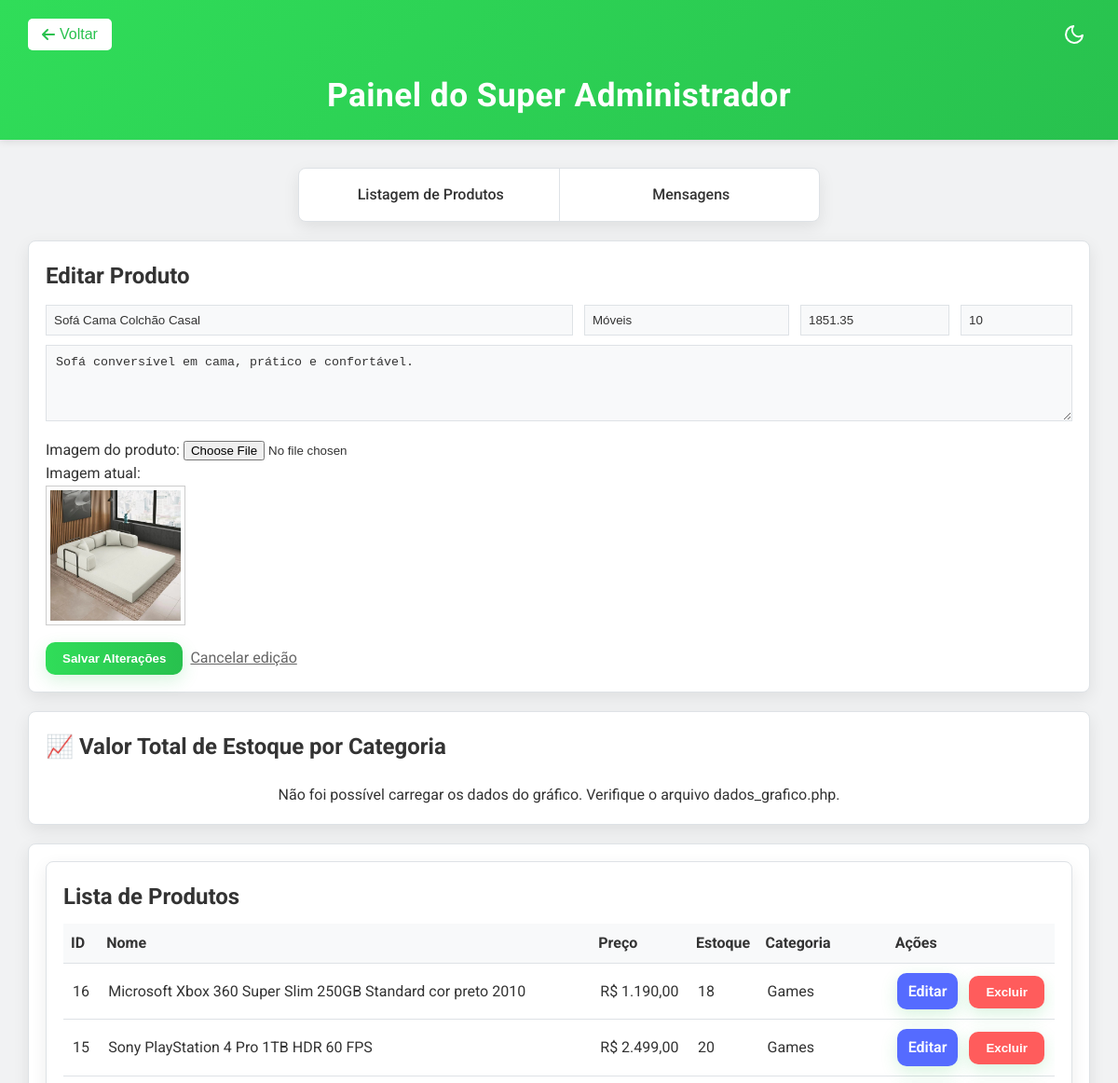
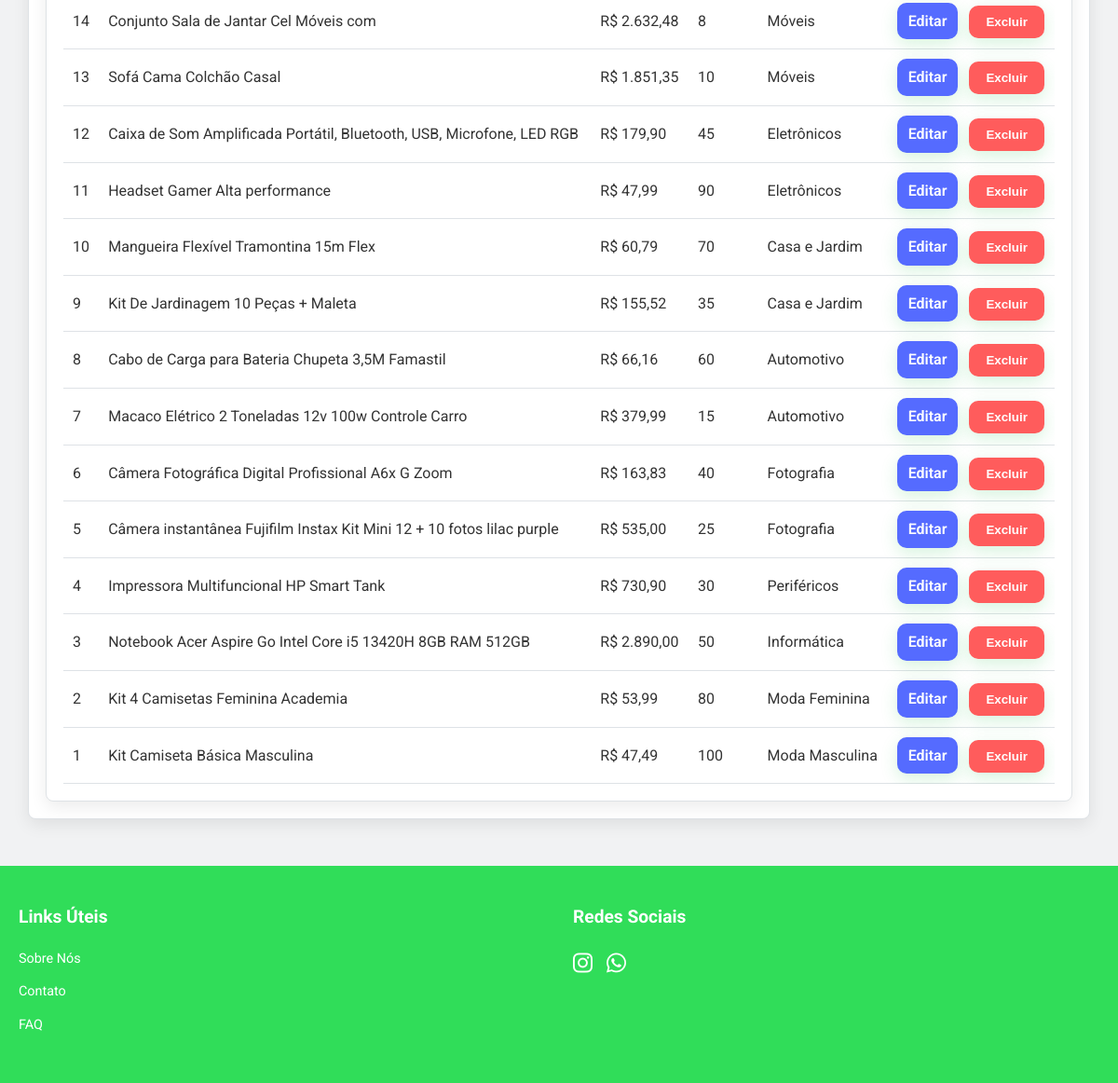
The page /paginas/super-administrador.php?editar=13 (signed in) on the database its author committed (2 pictures, top to bottom).
### tables this page shows
CREATE TABLE `produtos` (
  `id` int(11) NOT NULL,
  `nome` varchar(100) NOT NULL,
  `descricao` text DEFAULT NULL,
  `preco` decimal(10,2) NOT NULL,
  `estoque` int(11) DEFAULT 0,
  `categoria` varchar(50) DEFAULT NULL,
  `data_criacao` datetime DEFAULT current_timestamp(),
  `imagem` varchar(255) DEFAULT NULL
);

### paginas/super-administrador.php (the view, shortened to what this page needs)
<?php
require_once('conexao.php');
$produto_editar = null;
if (isset($_GET['editar'])) {
	$id = intval($_GET['editar']);
	$stmt = $conexao->prepare('SELECT * FROM produtos WHERE id = ?');
	$stmt->bind_param('i', $id);
	$stmt->execute();
	$result = $stmt->get_result();
	$produto_editar = $result->fetch_assoc();
}
$produtos = [];
$resultado = $conexao->query('SELECT * FROM produtos ORDER BY id DESC');
if ($resultado) {
	while ($row = $resultado->fetch_assoc()) {
		$produtos[] = $row;
	}
}
?>
<!DOCTYPE html>
<html lang="pt-BR">
<head>
	<link rel="stylesheet" href="../estilo/super-administrador.css">
	<link rel="stylesheet" href="https://cdnjs.cloudflare.com/ajax/libs/font-awesome/5.15.3/css/all.min.css">
</head>
<body>
	<div class="Titulo">
        <div class="header-controls">
            <div class="botao-voltar">
                <button onclick="window.location.href='Principal.php'" class="back-button">
                    <i class="fas fa-arrow-left"></i> Voltar
                </button>
            </div>
            <div class="darkmode-container">
                <button id="darkModeToggle" aria-label="Alternar modo escuro"></button>
            </div>
        </div>
        <h1>Painel do Super Administrador</h1>
    </div>
	<div class="Botoes navegacao">
		<nav>
			<ul>
				<li><a href="listagem-produtos.php">Listagem de Produtos</a></li>
				<li><a href="painel_mensagens.php">Mensagens</a></li>
			</ul>
		</nav>
	</div>
	<div class="super-admin-container">
		<div style="width:95%; max-width:1200px;">
			<section style="background:white; padding:18px; border-radius:8px; box-shadow:0 6px 18px rgba(0,0,0,0.05); margin-bottom:20px;">
				<h2><?= $produto_editar ? 'Editar Produto' : 'Adicionar Produto' ?></h2>
				<form action="processa_produto.php" method="POST" enctype="multipart/form-data">
					<div style="display:flex; flex-wrap:wrap; gap:12px; margin-top:12px;">
						<input type="text" name="nome" placeholder="Nome do produto" required style="flex:1; min-width:200px; padding:8px;" value="<?= $produto_editar ? htmlspecialchars($produto_editar['nome']) : '' ?>">
						<input type="text" name="categoria" placeholder="Categoria" style="width:220px; padding:8px;" value="<?= $produto_editar ? htmlspecialchars($produto_editar['categoria']) : '' ?>">
						<input type="number" step="0.01" name="preco" placeholder="Preço" required style="width:160px; padding:8px;" value="<?= $produto_editar ? htmlspecialchars($produto_editar['preco']) : '' ?>">
						<input type="number" name="estoque" placeholder="Estoque" style="width:120px; padding:8px;" value="<?= $produto_editar ? htmlspecialchars($produto_editar['estoque']) : '0' ?>">
					</div>
					<div style="margin-top:10px;">
						<textarea name="descricao" placeholder="Descrição" rows="4" style="width:100%; padding:10px;"><?= $produto_editar ? htmlspecialchars($produto_editar['descricao']) : '' ?></textarea>
					</div>
					<div style="margin-top:10px;">
						<label>Imagem do produto:</label>
						<input type="file" name="imagem" accept="image/*">
						<?php if ($produto_editar && !empty($produto_editar['imagem'])): ?>
							<p>Imagem atual:</p>
							<img src="uploads/<?= htmlspecialchars($produto_editar['imagem']) ?>" alt="Imagem do produto" style="max-width:150px; border:1px solid #ccc; padding:4px;">
						<?php endif; ?>
					</div>
					<div style="margin-top:10px; display:flex; gap:8px;">
						<button class="super-admin-btn" type="submit"><?= $produto_editar ? 'Salvar Alterações' : 'Adicionar Produto' ?></button>
						<?php if ($produto_editar): ?>
							<a href="super-administrador.php" style="align-self:center; color:#666;">Cancelar edição</a>
						<?php endif; ?>
					</div>
				</form>
			</section>
			<section style="background:white; padding:18px; border-radius:8px; box-shadow:0 6px 18px rgba(0,0,0,0.05); margin-bottom:20px; margin-top:20px;">
				<h2>📈 Valor Total de Estoque por Categoria</h2>
				<div style="max-width: 800px; margin: 0 auto; margin-top: 20px;">
				</div>
			</section>
			<section style="background:white; padding:18px; border-radius:8px; box-shadow:0 6px 18px rgba(0,0,0,0.05);">
				<section style="background:white; padding:18px; border-radius:8px; box-shadow:0 6px 18px rgba(0,0,0,0.05);">
					<h2>Lista de Produtos</h2>
					<div style="overflow:auto; margin-top:10px;">
						<table style="width:100%; border-collapse:collapse;">
							<thead>
								<tr style="background:#f8f9fa; text-align:left;">
									<th style="padding:8px; border-bottom:1px solid #eee;">ID</th>
									<th style="padding:8px; border-bottom:1px solid #eee;">Nome</th>
									<th style="padding:8px; border-bottom:1px solid #eee;">Preço</th>
									<th style="padding:8px; border-bottom:1px solid #eee;">Estoque</th>
									<th style="padding:8px; border-bottom:1px solid #eee;">Categoria</th>
									<th style="padding:8px; border-bottom:1px solid #eee;">Ações</th>
								</tr>
							</thead>
							<tbody>
								<?php foreach ($produtos as $p): ?>
									<tr>
										<td style="padding:10px; vertical-align:middle;"><?= $p['id'] ?></td>
										<td style="padding:10px; vertical-align:middle;"><?= htmlspecialchars($p['nome']) ?></td>
										<td style="padding:10px; vertical-align:middle;">R$ <?= number_format($p['preco'], 2, ',', '.') ?></td>
										<td style="padding:10px; vertical-align:middle;"><?= $p['estoque'] ?></td>
										<td style="padding:10px; vertical-align:middle;"><?= htmlspecialchars($p['categoria']) ?></td>
										<td style="padding:10px; vertical-align:middle;">
											<a class="super-admin-btn" style="background:#556bff; padding:7px 12px; text-decoration:none; margin-right:8px;" href="super-administrador.php?editar=<?= $p['id'] ?>">Editar</a>
											<form action="processa_produto.php" method="POST" style="display:inline;" onsubmit="return confirm('Deseja realmente excluir este produto?');">
												<button class="super-admin-btn" type="submit" style="background:#ff5c5c;">Excluir</button>
											</form>
										</td>
									</tr>
								<?php endforeach; ?>
							</tbody>
						</table>
					</div>
				</section>
		</div>
	</div>
	<?php include "../componentes/footer.php"; ?>
</body>
</html>

### estilo/super-administrador.css (style rules this page uses)
:root { --primary-color: #30dd59; --primary-hover-color: #28c14e; --bg-color: #f1f2f3; --card-bg-color: #ffffff; --secondary-color: #f8f9fa; --text-color: #333; --light-text-color: #666; --border-color: #dee2e6; --shadow-color: rgba(0,0,0,0.08); }
* { box-sizing: border-box; margin: 0; padding: 0; }
body { font-family: 'Roboto', sans-serif; line-height: 1.6; color: var(--text-color); background-color: var(--bg-color); transition: background-color 0.3s ease, color 0.3s ease; }
.Titulo { background: linear-gradient(135deg, var(--primary-color) 0%, var(--primary-hover-color) 100%); color: white; padding: 20px; text-align: center; box-shadow: 0 2px 8px rgba(0,0,0,0.1); margin-bottom: 30px; display: flex; flex-direction: column; align-items: center; position: relative; }
.Titulo h1 { font-size: 2.2rem; font-weight: 700; margin: 10px 0 0 0; letter-spacing: 0.5px; }
.header-controls { width: 100%; max-width: 1200px; padding: 0 10px; display: flex; justify-content: space-between; align-items: center; margin-bottom: 10px; }
.back-button { background: white; color: var(--primary-hover-color); border: none; padding: 8px 15px; border-radius: 5px; cursor: pointer; font-size: 1rem; font-weight: 500; display: flex; align-items: center; gap: 5px; transition: all 0.2s ease; }
.darkmode-container button { background: none; border: none; cursor: pointer; color: white; padding: 5px; transition: color 0.2s ease, transform 0.2s ease; }
.super-admin-container { display: flex; justify-content: center; align-items: center; margin: 20px 0; }
.super-admin-container section, .Botoes.navegacao nav, .super-admin-container div[style*="background:white"], .super-admin-container div[style*="background:#e6ffed"], .super-admin-container div[style*="background:#ffecec"] { background: var(--card-bg-color) !important; color: var(--text-color) !important; border: 1px solid var(--border-color); box-shadow: 0 6px 18px var(--shadow-color) !important; transition: background-color 0.3s, border-color 0.3s, box-shadow 0.3s; }
input[type="text"], input[type="number"], textarea { background-color: var(--secondary-color) !important; color: var(--text-color) !important; border: 1px solid var(--border-color) !important; transition: background-color 0.3s, border-color 0.3s; }
.super-admin-container table { color: var(--text-color); }
.super-admin-container th { background: var(--secondary-color) !important; border-bottom: 1px solid var(--border-color) !important; color: var(--text-color) !important; }
.super-admin-container td { border-bottom: 1px solid var(--border-color) !important; }
.Botoes.navegacao { max-width: 600px; margin: 0 auto; padding: 0 20px; }
.Botoes.navegacao nav { background-color: white; border-radius: 8px; box-shadow: 0 2px 4px rgba(0,0,0,0.08); overflow: hidden; }
.Botoes.navegacao nav ul { list-style: none; display: flex; flex-wrap: wrap; gap: 0; margin: 0; padding: 0; }
.Botoes.navegacao nav li { flex: 1; min-width: 180px; border-right: 1px solid var(--border-color); }
.Botoes.navegacao nav li:last-child { border-right: none; }
.Botoes.navegacao nav a { display: block; padding: 15px 20px; text-decoration: none; color: var(--text-color); font-weight: 500; transition: all 0.3s ease; text-align: center; border-left: 4px solid transparent; }
.super-admin-btn { display: inline-flex; gap: .6rem; align-items: center; background: linear-gradient(90deg,#30dd59 0%,#28c14e 100%); color: #ffffff; font-weight: 600; padding: 10px 18px; border-radius: 10px; text-decoration: none; box-shadow: 0 6px 18px rgba(40,193,78,0.18); transition: transform .14s ease, box-shadow .14s ease, opacity .12s ease; border: none; cursor: pointer; white-space: nowrap; }

### rows shown on the page
produtos: nome "Sofá Cama Colchão Casal", categoria "Móveis", preco "1851.35", estoque "10", descricao "Sofá conversível em cama, prático e confortável.", imagem (picture), id "13", preco "1.851,35"
produtos: id "16", nome "Microsoft Xbox 360 Super Slim 250GB Standard cor preto 2010", preco "1.190,00", estoque "18", categoria "Games"
produtos: id "15", nome "Sony PlayStation 4 Pro 1TB HDR 60 FPS", preco "2.499,00", estoque "20", categoria "Games"
produtos: id "14", nome "Conjunto Sala de Jantar Cel Móveis com", preco "2.632,48", estoque "8", categoria "Móveis"
produtos: id "12", nome "Caixa de Som Amplificada Portátil, Bluetooth, USB, Microfone, LED RGB", preco "179,90", estoque "45", categoria "Eletrônicos"
produtos: id "11", nome "Headset Gamer Alta performance", preco "47,99", estoque "90", categoria "Eletrônicos"
produtos: id "10", nome "Mangueira Flexível Tramontina 15m Flex", preco "60,79", estoque "70", categoria "Casa e Jardim"
produtos: id "9", nome "Kit De Jardinagem 10 Peças + Maleta", preco "155,52", estoque "35", categoria "Casa e Jardim"
produtos: id "8", nome "Cabo de Carga para Bateria Chupeta 3,5M Famastil", preco "66,16", estoque "60", categoria "Automotivo"
produtos: id "7", nome "Macaco Elétrico 2 Toneladas 12v 100w Controle Carro", preco "379,99", estoque "15", categoria "Automotivo"
produtos: id "6", nome "Câmera Fotográfica Digital Profissional A6x G Zoom", preco "163,83", estoque "40", categoria "Fotografia"
produtos: id "5", nome "Câmera instantânea Fujifilm Instax Kit Mini 12 + 10 fotos lilac purple", preco "535,00", estoque "25", categoria "Fotografia"
produtos: id "4", nome "Impressora Multifuncional HP Smart Tank", preco "730,90", estoque "30", categoria "Periféricos"
produtos: id "3", nome "Notebook Acer Aspire Go Intel Core i5 13420H 8GB RAM 512GB", preco "2.890,00", estoque "50", categoria "Informática"
produtos: id "2", nome "Kit 4 Camisetas Feminina Academia", preco "53,99", estoque "80", categoria "Moda Feminina"
produtos: id "1", nome "Kit Camiseta Básica Masculina", preco "47,49", estoque "100", categoria "Moda Masculina"
